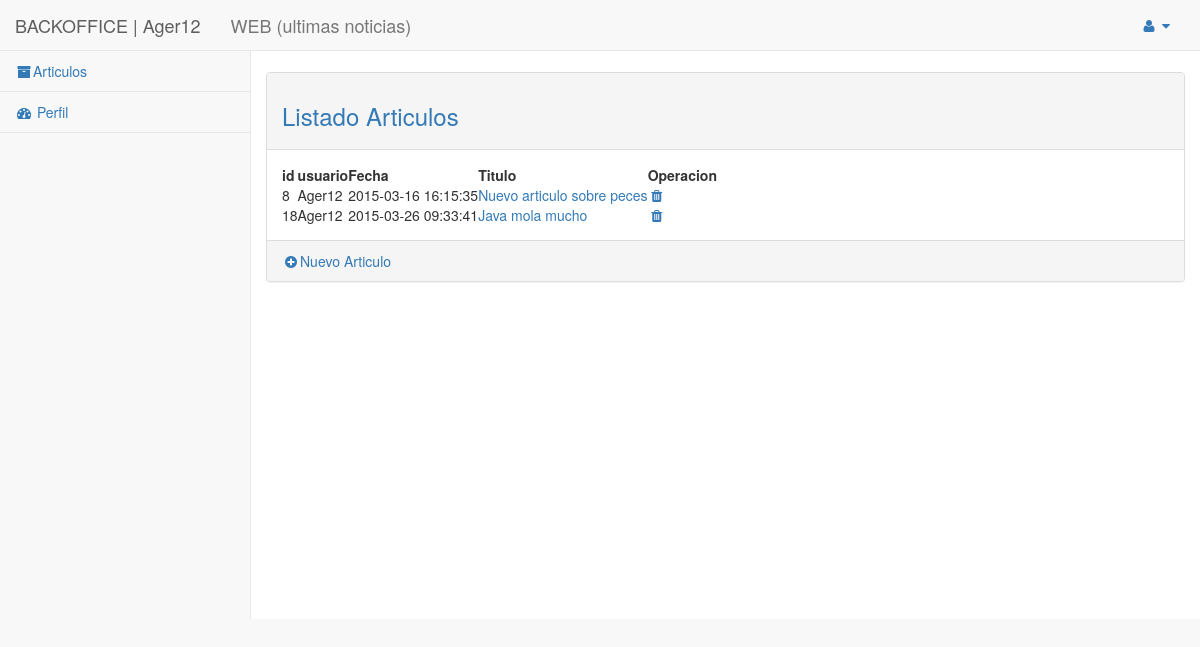
Before: /backoffice/articulo/controlador.php (signed in) with the older database file.
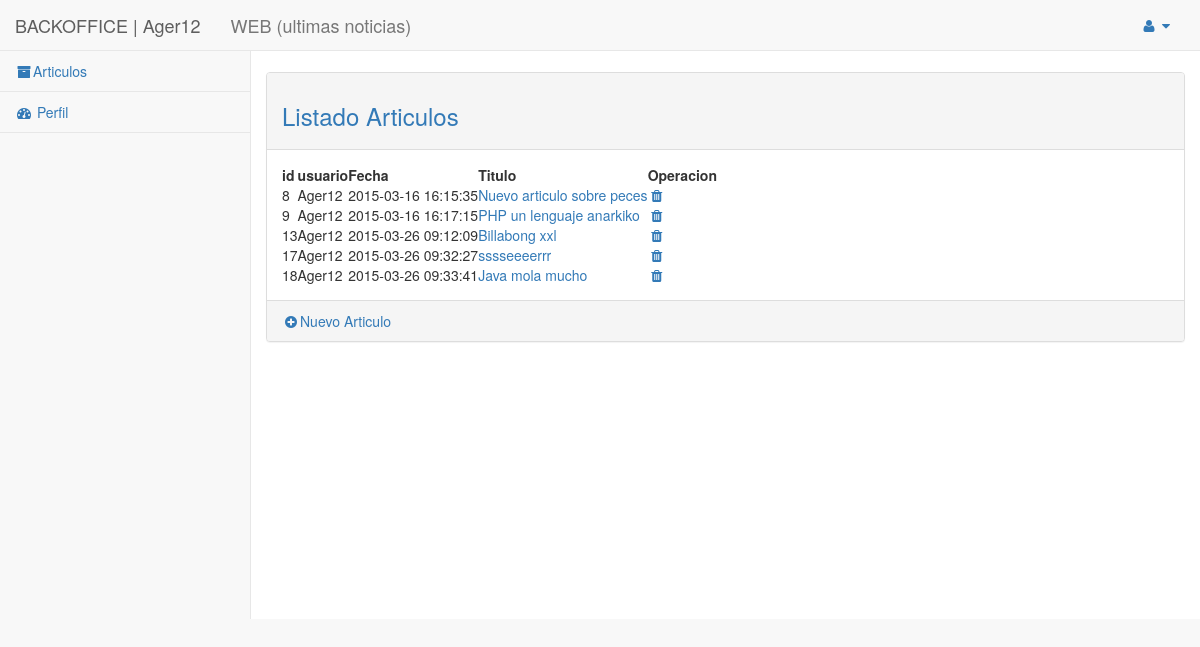
After: the same page with the newer database file.
### tables this page shows
CREATE TABLE IF NOT EXISTS `articulo` (
  `id` int(11) NOT NULL AUTO_INCREMENT,
  `fecha` timestamp NULL DEFAULT CURRENT_TIMESTAMP COMMENT 'fecha del artículo',
  `titulo` varchar(250) NOT NULL DEFAULT 'Sin titulo' COMMENT 'título del articulo',
  `contenido` text NOT NULL,
  `id_usuario` int(11) NOT NULL,
  `url_foto` varchar(535) NOT NULL,
  PRIMARY KEY (`id`),
  KEY `id_usuario` (`id_usuario`)
);

CREATE TABLE IF NOT EXISTS `usuario` (
  `id` int(11) NOT NULL AUTO_INCREMENT,
  `email` varchar(250) NOT NULL,
  `password` varchar(50) NOT NULL,
  `nombre` varchar(250) NOT NULL,
  `rol` int(1) NOT NULL DEFAULT '1' COMMENT '0=Administrador  1=usuario',
  PRIMARY KEY (`id`),
  UNIQUE KEY `email` (`email`)
);

### core/Database.php (called while the page is built, shortened)
<?php
class Database{
	private $db_host = "localhost";
	private $db_user = "root";
	private $db_pass = "";
	private $db_name = "mb15";
	private $con = false;
	private $result = array();
	public function connect(){
		if(!$this->con){
			$myconn = @mysql_connect($this->db_host,$this->db_user,$this->db_pass);
            if($myconn){
            	$seldb = @mysql_select_db($this->db_name,$myconn);
                if($seldb){
                	$this->con = true;
                    return true;
                }else{
                	array_push($this->result,mysql_error());
                    return false;
                }
            }else{
            	array_push($this->result,mysql_error());
                return false;
            }
        }else{
            return true;
        }
	}
    public function disconnect(){
    	if($this->con){
    		if(@mysql_close()){
    			$this->con = false;
				return true;
			}else{
				return false;
			}
		}
    }
	public function sql($sql){
		$query = @mysql_query($sql);
		if($query){
			$this->numResults = mysql_num_rows($query);
			for($i = 0; $i < $this->numResults; $i++){
				$r = mysql_fetch_array($query);
               	$key = array_keys($r);
               	for($x = 0; $x < count($key); $x++){
                   	if(!is_int($key[$x])){
                   		if(mysql_num_rows($query) >= 1){
                   			$this->result[$i][$key[$x]] = $r[$key[$x]];
						}else{
							$this->result = null;
						}
					}
				}
			}
			return true;
		}else{
			array_push($this->result,mysql_error());
			return false;
		}
	}
    public function getResult(){
        $val = $this->result;
        $this->result = array();
        return $val;
    }
}

### backoffice/articulo/modelo.php (called while the page is built, shortened)
<?php
	function getArticulos( $limit=10 , $id_usuario=null)
	{
		$sql = "SELECT a.id , titulo, id_usuario, nombre , fecha, nombre, contenido, url_foto FROM `articulo` as a , `usuario` as u WHERE a.id_usuario = u.id";
		$db = new Database();
		$db->connect();
		$where = '';
		if ( isset($id_usuario) ){
			$where =' and id_usuario='.$id_usuario;
		}
		$order = ' order by fecha';
		$db->sql( $sql.$where.$order );
		$res = $db->getResult();
		return $res;
	}
?>

### backoffice/articulo/vista.php (the view)
<?php require '../../html/backoffice/head.php'; ?>
<div id="page-wrapper">
    <div class="row">
        <div class="col-lg-12">
         </div>
     </div>
     <div class="row">
            <br>
            <div class="panel panel-default">
                <div class="panel-heading">
                     <h3 class="text-primary">Listado Articulos</h3>
                </div>
                <div class="panel-body">
					<table id="tabla">
					<thead>
						<tr>
							<th>id</th>
							<th>usuario</th>
							<th>Fecha</th>
							<th>Titulo</th>
							<th>Operacion</th>
						</tr>
					</thead>
					    <?php foreach($articulos as $articulo): ?>
					    <tr>
					    	<td><?php echo $articulo['id']?></td>
					    	<td><?php echo $articulo['nombre']?></td>
					        <td><?php echo $articulo['fecha']?></td>
					        <td>
					        	<a href="<?php echo(CONTROLLER_ARTICULO);?>?op=<?php echo(OP_DETALLE);?>&id=<?php echo $articulo['id']?>" >
					        		<?php echo $articulo['titulo']?>
					        	</a>
					        </td>
					        <td>
					        	<a href="<?php echo(CONTROLLER_ARTICULO);?>?id=<?php echo $articulo['id']?>&op=<?php echo(OP_ELIMINAR);?>"
					        	   title="Eliminar articulo"><i class="fa fa-trash fa-fw"></i></a>
					        </td>
					    </tr>
					<?php endforeach;?>
					</table>
				</div>
                <div class="panel-footer">
                    <a href="<?php echo(CONTROLLER_ARTICULO);?>?op=<?php echo(OP_DETALLE);?>"><i class="fa fa-plus-circle fa-fw"></i>Nuevo Articulo</a>
                 </div>
            </div>
		</div>
</div>
<?php require '../../html/backoffice/footer.php'; ?>

Changed rows visible on the page:
now on this page (row edited): articulo: id "9", id_usuario.nombre "Ager12", fecha "2015-03-16 16:17:15", titulo "PHP un lenguaje anarkiko"
now on this page (row edited): articulo: id "13", id_usuario.nombre "Ager12", fecha "2015-03-26 09:12:09", titulo "Billabong xxl"
now on this page (row edited): articulo: id "17", id_usuario.nombre "Ager12", fecha "2015-03-26 09:32:27", titulo "sssseeeerrr"
